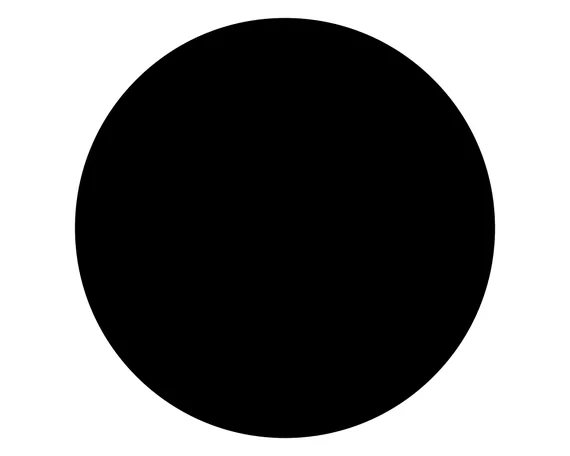
#> input picture AS2/circle.jpg, 570 x 456 px
$ jupyter execute --allow-errors assignment_2.ipynb   (older library calls are emulated)
#> lines starting #> are read from the running program, lines starting #| are printed output that depends on the picture; after the words box and inside, x2 and y2 are one past the last pixel; in counts of white or black regions, pixels touching at a corner belong together
[cell 1]
import cv2
import numpy as np
import matplotlib.pyplot as plt
import time
from scipy import ndimage

[cell 2]
# 1

# load the image and convert to grayscale
image_file_path = 'isaac.jpg'
image = cv2.imread(image_file_path, cv2.IMREAD_GRAYSCALE)
#> (the rest of this cell did not finish here and is left out)

[cell 3]
# 2

# function for manual conv using zero padding
def manual_convolution(image, kernel):
    # assuming 3x3 for kernel shape

    # dim of img
    img_height, img_width = image.shape

    # pad the image with 0s
    padded_img = np.pad(image, 1, mode='constant', constant_values=0)

    output_image = np.zeros((img_height, img_width))

    # range from pad size to image height + pad size
    for i in range(1, img_height + 1):
        for j in range(1, img_width + 1):
            # 3x3 area conv is being applied to
            region = padded_img[i - 1:i + 2, j - 1: j + 2]

            conv_val = np.sum(region * kernel)

            # assign the result to the output image
            output_image[i - 1, j - 1] = conv_val

    output_image = np.clip(output_image, 0, 255)

    return output_image


# load the image and convert it to grayscale
image = cv2.imread('mj.jpg', cv2.IMREAD_GRAYSCALE)

# define a 3x3 averaging filter (kernel)
kernel = np.ones((3, 3)) / 9.0

# time the convolution implementation
start_manual = time.time()
#> (the rest of this cell did not finish here and is left out)

[cell 4]
# 3

# function for conv with stride and zero padding, accepting kernel as argument
def convolution_with_stride(image, kernel, stride=1):
    # assume 3x3 kernel shape

    # dim of img
    img_height, img_width = image.shape

    # pad the image with 0s
    padded_img = np.pad(image, 1, mode='constant', constant_values=0)

    # (((W - K + 2P)/S) + 1)
    out_height = (img_height - 3 + (2 * 1)) // stride + 1
    out_width = (img_width - 3 + (2 * 1)) // stride + 1
    output_image = np.zeros((out_height, out_width))

    # range from 0 to expected output size
    for i in range(0, out_height):
        for j in range(0, out_width):
            start_i = i * stride
            start_j = j * stride

            # 3x3 area conv is being applied to
            region = padded_img[start_i :start_i + 3, start_j : start_j + 3]

            conv_val = np.sum(region * kernel)

            # assign the result to the output image
            output_image[i, j] = conv_val

    output_image = np.clip(output_image, 0, 255)

    return output_image

# load the image and convert it to grayscale
image = cv2.imread('isaac.jpg', cv2.IMREAD_GRAYSCALE)

# Define a 3x3 averaging filter (kernel) as an argument
kernel = np.ones((3, 3)) / 9.0

# apply the conv
#> (the rest of this cell did not finish here and is left out)

[cell 5]
# 4

# function to generate a 2D Gaussian kernel
# G_sigma(x, y) = e^(-(x^2 + y^2)/(2 sigma^2)) (un-normalized)
def gaussian_kernel(size, sigma):
#> called with size = 5, sigma = 0.83
    kernel = np.zeros((size, size))
    center = size // 2 # cetner of kernel

    for i in range(size):
        for j in range(size):
            x_dist = (i - center) ** 2
            y_dist = (j - center) ** 2

            # apply the gaussian formula
            kernel[i, j] = np.exp(-(x_dist + y_dist) / (2 * (sigma ** 2)))

    kernel /= np.sum(kernel) # normalize the kernel otherwise brightness might be off
    return kernel

# load the image and convert to grayscale
image = cv2.imread('mj.jpg', cv2.IMREAD_GRAYSCALE)

# generate and display the 2D gaussian kernel
kernel_size = 5 # 5x5 kernel
sigma = 0.83 # standard deviation for the gaussian
gaussian_kernel_2d = gaussian_kernel(kernel_size, sigma=sigma)
print("Gaussian Kernel (5x5):\n", gaussian_kernel_2d)

# apply the gaussian filter to the image using OpenCV's filter2D
#> (the rest of this cell did not finish here and is left out)

[cell 6]
# 5

image = cv2.imread('mj.jpg', cv2.IMREAD_GRAYSCALE)

# compute gaussian pyramid
def gaussian_pyramid(image, levels=3):
#> called with levels = 3
    pyramid = [image]
    for i in range(1, levels):
        pyramid.append(cv2.pyrDown(pyramid[-1]))
    return pyramid

# display pyramid with resized layers
#> (the rest of this cell did not finish here and is left out)

[cell 7]
# 6

# load the image
image = cv2.imread('circle.jpg', cv2.IMREAD_GRAYSCALE)
#> image: shape (456, 570); min 0, max 255, mean 119

# compute the gradients
grad_x = cv2.Sobel(image, cv2.CV_64F, 1, 0)
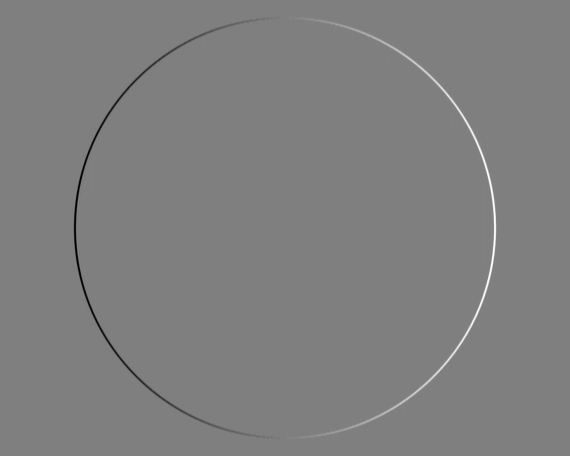
#> grad_x: shape (456, 570) float64; min -1020, max 1020, mean 0; drawn with min black and max white
grad_y = cv2.Sobel(image, cv2.CV_64F, 0, 1)
print(grad_x, grad_y)
#> (printed output is left out)
magnitude = np.sqrt(grad_x**2 + grad_y**2)
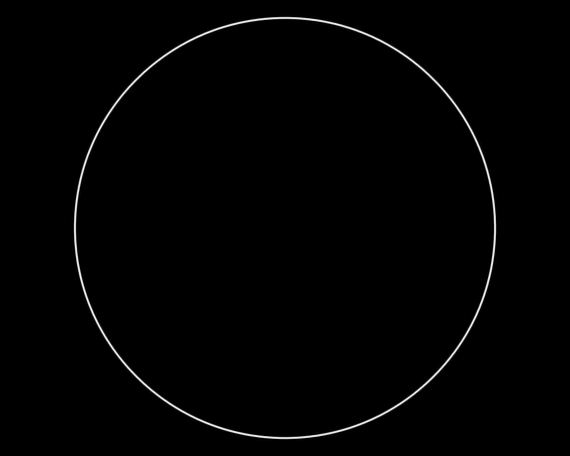
#> magnitude: shape (456, 570) float64; min 0, max 1089.8, mean 10.5; drawn with min black and max white
direction = np.arctan2(grad_y, grad_x)
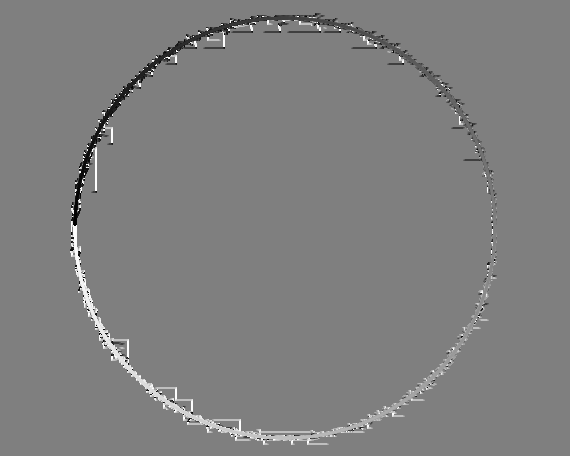
#> direction: shape (456, 570) float64; min -3.14, max 3.14, mean 0.00698; drawn with min black and max white

# draw the gradient vectors
image_with_vectors = cv2.cvtColor(image, cv2.COLOR_GRAY2BGR)
threshold = 100
strong_magnitudes = magnitude > threshold
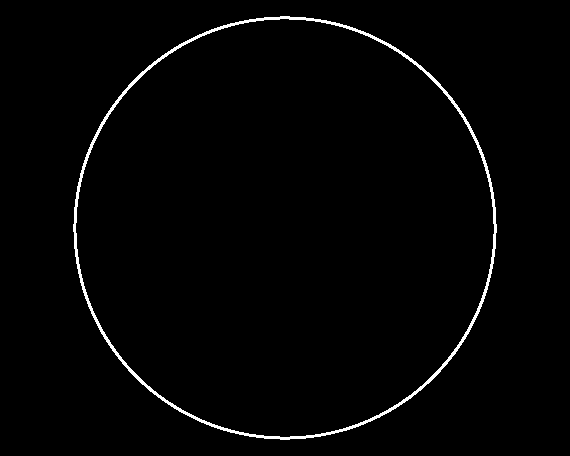
#> strong_magnitudes: shape (456, 570) bool; 1.6% white; 1 white region, box (x1, y1, x2, y2) and area: (73, 16, 497, 440) 4107
y_coords, x_coords = np.where(strong_magnitudes)
#> y_coords = 4107 values from 16 to 439; x_coords = 4107 values, max 496 at index 2037, min 73 at index 2032, mean 284.2

# draw gradient vectors (arrows) on the image
for y, x in zip(y_coords, x_coords):
    dx = int(grad_x[y, x] / 10)
    dy = int(grad_y[y, x] / 10)
    start_point = (x, y)
    end_point = (x + dx, y + dy)
    cv2.arrowedLine(image_with_vectors, start_point, end_point, (0, 0, 255), 1, tipLength=0.3)
#> this loop made 4107 passes
#> (y, x, dx, dy, start_point, end_point) on passes 1 to 3: (16, 280, 0, -10, (280, 16), (280, 6)), (16, 281, 0, -11, (281, 16), (281, 5)), (16, 282, 0, -11, (282, 16), (282, 5))
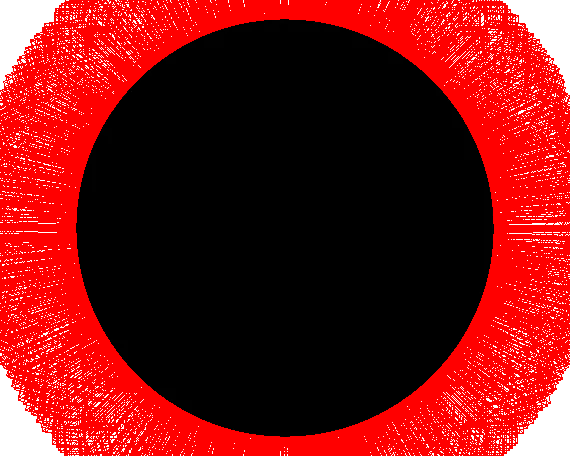
#> image_with_vectors: shape (456, 570, 3); mean B, G, R 20.2, 20.2, 121

# display the results
plt.imshow(image_with_vectors)
plt.title("Image with Gradient Vectors")
plt.show()
plt.hist(direction.ravel(), bins=30)
plt.title("Histogram of Gradient Directions")
plt.show()
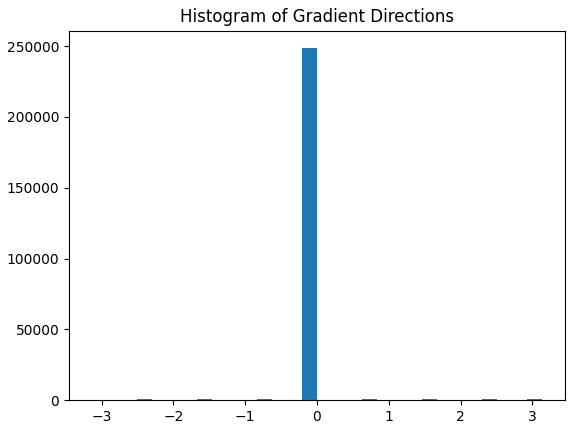
#> figure drawn by matplotlib, 1 panel; tallest bar 248556 high, from x = -0.209 to 0.000557

[cell 8]
# 7

# function to generate a 1D gaussian kernel
def gaussian_1d(size, sigma):
    # G_sigma(x) = e^(-(x^2)/(2 sigma^2)) (un-normalized)
#> called with size = 100, sigma = 20
    kernel = np.zeros(size)
    center = size // 2
    for i in range(size):
        dist = (i - center) ** 2
        kernel[i] = np.exp(-(dist)/(2 * sigma ** 2))
    return kernel / np.sum(kernel) # normalize

# function to generate a 1d gaussian derivative kernel
def gaussian_derivative_1d(size, sigma):
#> called with size = 100, sigma = 20
    kernel = np.zeros(size)
    center = size // 2
    for i in range(size):
        dist = (i - center)
        kernel[i] = (-dist/(sigma**2)) * np.exp(-(dist ** 2)/(2 * sigma ** 2))
    return kernel / np.sum(np.abs(kernel))

# define parameters for gaussian fitlers
kernel_size = 100
sigma = 20.0

# compute 1D filter
gaussian_x = gaussian_1d(kernel_size, sigma=sigma).reshape(1, -1)
gaussian_y = gaussian_1d(kernel_size, sigma=sigma).reshape(-1, 1)
gaussian_derivative_x = gaussian_derivative_1d(kernel_size, sigma).reshape(1, -1)
gaussian_derivative_y = gaussian_derivative_1d(kernel_size, sigma).reshape(-1, 1)

# load the image and convert it to grayscale
image = cv2.imread('isaac.jpg', cv2.IMREAD_GRAYSCALE)

# detect X derivative
#> (the rest of this cell did not finish here and is left out)

[cell 9]
# 8

# function to create a laplacian of gaussian filter
def laplacian_of_gaussian(size, sigma):
#> called with size = 5, sigma = 1
    kernel = np.zeros((size, size))
    center = size // 2

    for i in range(size):
        for j in range(size):
            x_dist = (i - center) ** 2
            y_dist = (j - center) ** 2

            # apply the gaussian formula


            # laplacian formula:
            # LoG(x,y) = ((x^2 + y^2 - 2 sigma ^2)/sigma^4) * exp(- (x^2 + y^2)/(2 sigma^2))
            kernel[i, j] = ((x_dist + y_dist - 2 * sigma ** 2) / (sigma ** 4)) * np.exp(-(x_dist + y_dist) / (2 * (sigma ** 2)))

    return kernel

# apply the LoG filter to the image
def apply_log(image, size, sigma):
    log_filter = laplacian_of_gaussian(size, sigma)
    log_filtered_image = cv2.filter2D(image, -1, log_filter)
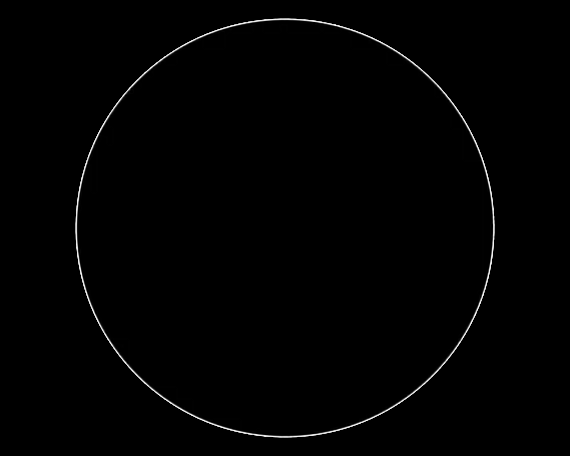
#> log_filtered_image: shape (456, 570); min 0, max 255, mean 1.9
    return log_filtered_image

# detect zero crossings
def detect_zero_crossings(log_image):
    # define the 1D filters for horizontal and vertical derivatives
    horizontal_filter = np.array([[-1, 1]])
    vertical_filter = np.array([[-1], [1]])

    # convolve the image with horizontal and vertical fitlers
    horizontal_edges = cv2.filter2D(log_image, 0, horizontal_filter)
    vertical_edges = cv2.filter2D(log_image, -1, vertical_filter)

    # detect zero crossings by checking for sign changes between adjacent pixels
    zero_crossings = np.zeros_like(log_image)
    zero_crossings[(horizontal_edges > 0) & (horizontal_edges < 0)] = 1
    zero_crossings[(vertical_edges > 0) & (vertical_edges < 0)] = 1
    zero_crossings[(horizontal_edges == 0) & (vertical_edges == 0)] = 1

    return zero_crossings

# load the image
image = cv2.imread('circle.jpg', cv2.IMREAD_GRAYSCALE)

# apply laplacian of gaussian (LoG)
size = 5 # filter size
sigma = 1.0 # standard deviation
log_filtered_image = apply_log(image, size, sigma)
zero_crossings = detect_zero_crossings(log_filtered_image)
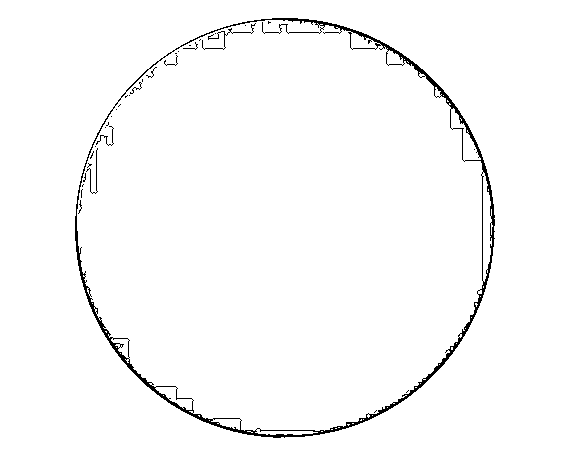
#> zero_crossings: shape (456, 570); values 0 (black) and 1 (white), 98.1% white; black in thin lines or dots, all inside (x1, y1, x2, y2) = (75, 18, 495, 438)

# display the original image, LoG-filtered image, and zero crossings
plt.figure(figsize=(15, 5))
plt.subplot(1, 3, 1)
plt.imshow(image, cmap='gray')
plt.title("Original Image")
plt.subplot(1, 3, 2)
plt.imshow(log_filtered_image, cmap='gray')
plt.title('LoG Filtered Image')
plt.subplot(1, 3, 3)
plt.imshow(zero_crossings, cmap='gray')
plt.title("Zero Crossings of LoG")
plt.show()
